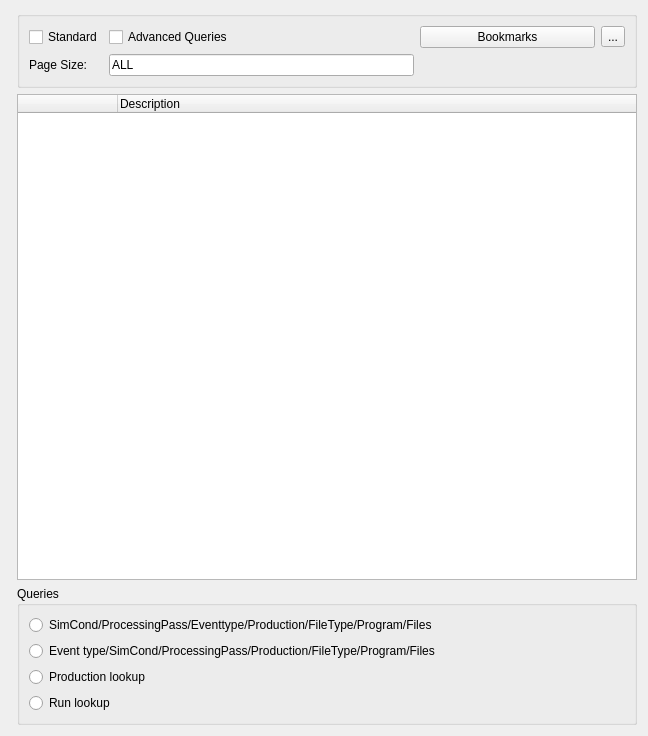
<?xml version="1.0" encoding="UTF-8"?>
<ui version="4.0">
 <class>TreeWidget</class>
 <widget class="QWidget" name="TreeWidget">
  <property name="geometry">
   <rect>
    <x>0</x>
    <y>0</y>
    <width>648</width>
    <height>736</height>
   </rect>
  </property>
  <property name="windowTitle">
   <string>Form</string>
  </property>
  <property name="autoFillBackground">
   <bool>true</bool>
  </property>
  <layout class="QGridLayout" name="gridLayout_2">
   <item row="0" column="0" rowspan="3">
    <widget class="BookmarksWidget" name="Bookmarks" native="true"/>
   </item>
   <item row="0" column="1">
    <widget class="QGroupBox" name="groupBox">
     <property name="title">
      <string/>
     </property>
     <layout class="QGridLayout" name="gridLayout">
      <item row="0" column="0">
       <widget class="QCheckBox" name="standardQuery">
        <property name="text">
         <string>Standard</string>
        </property>
       </widget>
      </item>
      <item row="0" column="1">
       <widget class="QCheckBox" name="advancedQuery">
        <property name="text">
         <string>Advanced Queries</string>
        </property>
       </widget>
      </item>
      <item row="4" column="1" colspan="2">
       <widget class="QLineEdit" name="pageSize">
        <property name="text">
         <string>ALL</string>
        </property>
       </widget>
      </item>
      <item row="4" column="0">
       <widget class="QLabel" name="label">
        <property name="text">
         <string>Page Size:</string>
        </property>
       </widget>
      </item>
      <item row="4" column="3">
       <spacer name="horizontalSpacer">
        <property name="orientation">
         <enum>Qt::Horizontal</enum>
        </property>
        <property name="sizeHint" stdset="0">
         <size>
          <width>40</width>
          <height>20</height>
         </size>
        </property>
       </spacer>
      </item>
      <item row="0" column="3">
       <widget class="QPushButton" name="bookmarksButton">
        <property name="autoFillBackground">
         <bool>false</bool>
        </property>
        <property name="text">
         <string>Bookmarks</string>
        </property>
        <property name="icon">
         <iconset resource="Resources.qrc">
          <normaloff>:/icons/images/bookmarks2.png</normaloff>:/icons/images/bookmarks2.png</iconset>
        </property>
       </widget>
      </item>
      <item row="0" column="2">
       <spacer name="horizontalSpacer_2">
        <property name="orientation">
         <enum>Qt::Horizontal</enum>
        </property>
        <property name="sizeHint" stdset="0">
         <size>
          <width>40</width>
          <height>20</height>
         </size>
        </property>
       </spacer>
      </item>
      <item row="0" column="4">
       <widget class="QToolButton" name="closeButton">
        <property name="text">
         <string>...</string>
        </property>
        <property name="icon">
         <iconset resource="Resources.qrc">
          <normaloff>:/icons/images/reloadpage.png</normaloff>:/icons/images/reloadpage.png</iconset>
        </property>
       </widget>
      </item>
     </layout>
    </widget>
   </item>
   <item row="1" column="1">
    <widget class="TreePanel" name="tree">
     <property name="enabled">
      <bool>true</bool>
     </property>
     <property name="cursor" stdset="0">
      <cursorShape>ArrowCursor</cursorShape>
     </property>
     <property name="styleSheet">
      <string notr="true"/>
     </property>
     <property name="lineWidth">
      <number>1</number>
     </property>
     <property name="verticalScrollBarPolicy">
      <enum>Qt::ScrollBarAsNeeded</enum>
     </property>
     <property name="horizontalScrollBarPolicy">
      <enum>Qt::ScrollBarAsNeeded</enum>
     </property>
     <property name="tabKeyNavigation">
      <bool>true</bool>
     </property>
     <property name="textElideMode">
      <enum>Qt::ElideNone</enum>
     </property>
     <property name="sortingEnabled">
      <bool>false</bool>
     </property>
     <property name="animated">
      <bool>false</bool>
     </property>
     <column>
      <property name="text">
       <string>                                Tree                                                     </string>
      </property>
     </column>
     <column>
      <property name="text">
       <string>Description</string>
      </property>
     </column>
    </widget>
   </item>
   <item row="2" column="1">
    <widget class="QGroupBox" name="selection">
     <property name="title">
      <string>Queries</string>
     </property>
     <layout class="QGridLayout">
      <item row="0" column="0">
       <widget class="QRadioButton" name="configNameRadioButton">
        <property name="text">
         <string>SimCond/ProcessingPass/Eventtype/Production/FileType/Program/Files</string>
        </property>
       </widget>
      </item>
      <item row="1" column="0">
       <widget class="QRadioButton" name="radioButton_2">
        <property name="text">
         <string>Event type/SimCond/ProcessingPass/Production/FileType/Program/Files</string>
        </property>
       </widget>
      </item>
      <item row="2" column="0">
       <widget class="QRadioButton" name="productionRadioButton">
        <property name="text">
         <string>Production lookup</string>
        </property>
       </widget>
      </item>
      <item row="3" column="0">
       <widget class="QRadioButton" name="runLookup">
        <property name="text">
         <string>Run lookup</string>
        </property>
       </widget>
      </item>
     </layout>
    </widget>
   </item>
  </layout>
  <action name="configNameRadioButton">
   <property name="text">
    <string>config_click</string>
   </property>
  </action>
 </widget>
 <customwidgets>
  <customwidget>
   <class>BookmarksWidget</class>
   <extends>QWidget</extends>
   <header>LHCbDIRAC/NewBookkeepingSystem/Gui/Widget/BookmarksWidget.h</header>
   <container>1</container>
  </customwidget>
  <customwidget>
   <class>TreePanel</class>
   <extends>QTreeWidget</extends>
   <header>LHCbDIRAC/NewBookkeepingSystem/Gui/Widget/TreePanel.h</header>
  </customwidget>
 </customwidgets>
 <resources>
  <include location="Resources.qrc"/>
 </resources>
 <connections/>
</ui>
